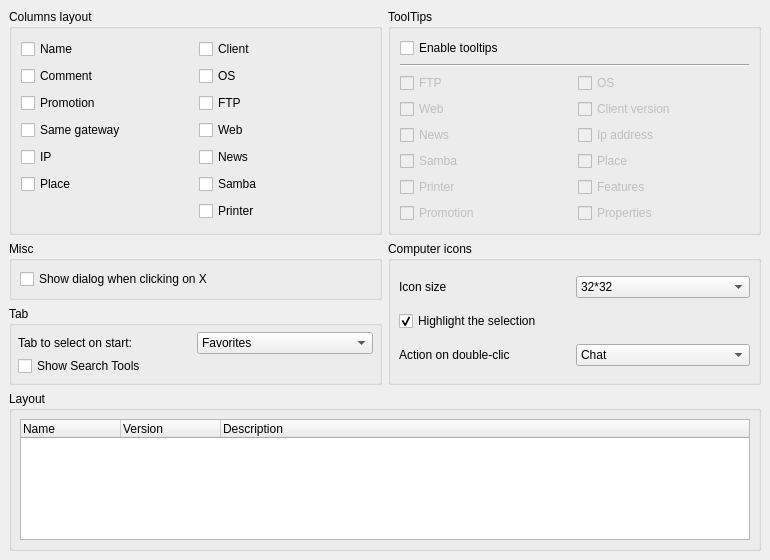
<ui version="4.0" >
 <author></author>
 <comment></comment>
 <exportmacro></exportmacro>
 <class>RzxMainuiPropUI</class>
 <widget class="QWidget" name="RzxMainuiPropUI" >
  <property name="geometry" >
   <rect>
    <x>0</x>
    <y>0</y>
    <width>770</width>
    <height>560</height>
   </rect>
  </property>
  <property name="windowTitle" >
   <string>Form</string>
  </property>
  <layout class="QGridLayout" >
   <property name="margin" >
    <number>9</number>
   </property>
   <property name="spacing" >
    <number>6</number>
   </property>
   <item row="0" column="1" >
    <widget class="QGroupBox" name="grpToolTips" >
     <property name="whatsThis" >
      <string>&lt;h3>ToolTips&lt;/h3>&lt;p>ToolTips are little windows that appears when you </string>
     </property>
     <property name="title" >
      <string>ToolTips</string>
     </property>
     <property name="flat" >
      <bool>false</bool>
     </property>
     <property name="checkable" >
      <bool>false</bool>
     </property>
     <layout class="QGridLayout" >
      <property name="margin" >
       <number>9</number>
      </property>
      <property name="spacing" >
       <number>6</number>
      </property>
      <item row="6" column="0" >
       <widget class="QCheckBox" name="cbTooltipPrinter" >
        <property name="enabled" >
         <bool>false</bool>
        </property>
        <property name="text" >
         <string>Printer</string>
        </property>
       </widget>
      </item>
      <item row="5" column="0" >
       <widget class="QCheckBox" name="cbTooltipSamba" >
        <property name="enabled" >
         <bool>false</bool>
        </property>
        <property name="text" >
         <string>Samba</string>
        </property>
       </widget>
      </item>
      <item row="7" column="0" >
       <widget class="QCheckBox" name="cbTooltipPromo" >
        <property name="enabled" >
         <bool>false</bool>
        </property>
        <property name="text" >
         <string>Promotion</string>
        </property>
       </widget>
      </item>
      <item row="7" column="1" >
       <widget class="QCheckBox" name="cbTooltipProperties" >
        <property name="enabled" >
         <bool>false</bool>
        </property>
        <property name="text" >
         <string>Properties</string>
        </property>
       </widget>
      </item>
      <item row="4" column="1" >
       <widget class="QCheckBox" name="cbTooltipIP" >
        <property name="enabled" >
         <bool>false</bool>
        </property>
        <property name="text" >
         <string>Ip address</string>
        </property>
       </widget>
      </item>
      <item row="4" column="0" >
       <widget class="QCheckBox" name="cbTooltipNews" >
        <property name="enabled" >
         <bool>false</bool>
        </property>
        <property name="text" >
         <string>News</string>
        </property>
       </widget>
      </item>
      <item row="3" column="1" >
       <widget class="QCheckBox" name="cbTooltipVersion" >
        <property name="enabled" >
         <bool>false</bool>
        </property>
        <property name="text" >
         <string>Client version</string>
        </property>
       </widget>
      </item>
      <item row="3" column="0" >
       <widget class="QCheckBox" name="cbTooltipHttp" >
        <property name="enabled" >
         <bool>false</bool>
        </property>
        <property name="text" >
         <string>Web</string>
        </property>
       </widget>
      </item>
      <item row="2" column="1" >
       <widget class="QCheckBox" name="cbTooltipOS" >
        <property name="enabled" >
         <bool>false</bool>
        </property>
        <property name="text" >
         <string>OS</string>
        </property>
       </widget>
      </item>
      <item row="2" column="0" >
       <widget class="QCheckBox" name="cbTooltipFtp" >
        <property name="enabled" >
         <bool>false</bool>
        </property>
        <property name="text" >
         <string>FTP</string>
        </property>
       </widget>
      </item>
      <item row="1" column="0" colspan="2" >
       <widget class="Line" name="line2" >
        <property name="frameShape" >
         <enum>QFrame::HLine</enum>
        </property>
        <property name="frameShadow" >
         <enum>QFrame::Sunken</enum>
        </property>
        <property name="orientation" >
         <enum>Qt::Horizontal</enum>
        </property>
       </widget>
      </item>
      <item row="5" column="1" >
       <widget class="QCheckBox" name="cbTooltipResal" >
        <property name="enabled" >
         <bool>false</bool>
        </property>
        <property name="text" >
         <string>Place</string>
        </property>
       </widget>
      </item>
      <item row="6" column="1" >
       <widget class="QCheckBox" name="cbTooltipFeatures" >
        <property name="enabled" >
         <bool>false</bool>
        </property>
        <property name="text" >
         <string>Features</string>
        </property>
       </widget>
      </item>
      <item row="0" column="0" colspan="2" >
       <widget class="QCheckBox" name="cbTooltips" >
        <property name="text" >
         <string>Enable tooltips</string>
        </property>
       </widget>
      </item>
     </layout>
    </widget>
   </item>
   <item row="0" column="0" >
    <widget class="QGroupBox" name="groupColumn" >
     <property name="whatsThis" >
      <string>&lt;h3>Columns layout&lt;/h3>&lt;p>Choose the columns you want to see...&lt;/p></string>
     </property>
     <property name="title" >
      <string>Columns layout</string>
     </property>
     <layout class="QGridLayout" >
      <property name="margin" >
       <number>9</number>
      </property>
      <property name="spacing" >
       <number>6</number>
      </property>
      <item row="6" column="1" >
       <widget class="QCheckBox" name="cbcPrinter" >
        <property name="text" >
         <string>Printer</string>
        </property>
       </widget>
      </item>
      <item row="5" column="1" >
       <widget class="QCheckBox" name="cbcSamba" >
        <property name="text" >
         <string>Samba</string>
        </property>
       </widget>
      </item>
      <item row="4" column="1" >
       <widget class="QCheckBox" name="cbcNews" >
        <property name="text" >
         <string>News</string>
        </property>
       </widget>
      </item>
      <item row="5" column="0" >
       <widget class="QCheckBox" name="cbcResal" >
        <property name="text" >
         <string>Place</string>
        </property>
       </widget>
      </item>
      <item row="4" column="0" >
       <widget class="QCheckBox" name="cbcIP" >
        <property name="text" >
         <string>IP</string>
        </property>
       </widget>
      </item>
      <item row="3" column="0" >
       <widget class="QCheckBox" name="cbcGateway" >
        <property name="text" >
         <string>Same gateway</string>
        </property>
       </widget>
      </item>
      <item row="2" column="0" >
       <widget class="QCheckBox" name="cbcPromo" >
        <property name="text" >
         <string>Promotion</string>
        </property>
       </widget>
      </item>
      <item row="1" column="0" >
       <widget class="QCheckBox" name="cbcRemarque" >
        <property name="text" >
         <string>Comment</string>
        </property>
       </widget>
      </item>
      <item row="3" column="1" >
       <widget class="QCheckBox" name="cbcHTTP" >
        <property name="text" >
         <string>Web</string>
        </property>
       </widget>
      </item>
      <item row="0" column="1" >
       <widget class="QCheckBox" name="cbcClient" >
        <property name="text" >
         <string>Client</string>
        </property>
       </widget>
      </item>
      <item row="1" column="1" >
       <widget class="QCheckBox" name="cbcOS" >
        <property name="text" >
         <string>OS</string>
        </property>
       </widget>
      </item>
      <item row="2" column="1" >
       <widget class="QCheckBox" name="cbcFTP" >
        <property name="text" >
         <string>FTP</string>
        </property>
       </widget>
      </item>
      <item row="0" column="0" >
       <widget class="QCheckBox" name="cbcNom" >
        <property name="text" >
         <string>Name</string>
        </property>
       </widget>
      </item>
     </layout>
    </widget>
   </item>
   <item row="1" column="0" >
    <widget class="QGroupBox" name="groupMisc" >
     <property name="title" >
      <string>Misc</string>
     </property>
     <layout class="QGridLayout" >
      <property name="margin" >
       <number>8</number>
      </property>
      <property name="spacing" >
       <number>6</number>
      </property>
      <item row="0" column="0" >
       <widget class="QCheckBox" name="cbQuit" >
        <property name="whatsThis" >
         <string>&lt;h3>Quitting dialog&lt;/h3>&lt;p>Enable/disable the dialog box which is displayed when you close the qRezix's main window&lt;/p></string>
        </property>
        <property name="text" >
         <string>Show dialog when clicking on X</string>
        </property>
       </widget>
      </item>
     </layout>
    </widget>
   </item>
   <item rowspan="2" row="1" column="1" >
    <widget class="QGroupBox" name="groupIcons" >
     <property name="title" >
      <string>Computer icons</string>
     </property>
     <layout class="QGridLayout" >
      <property name="margin" >
       <number>8</number>
      </property>
      <property name="spacing" >
       <number>6</number>
      </property>
      <item row="0" column="0" >
       <layout class="QHBoxLayout" >
        <property name="margin" >
         <number>0</number>
        </property>
        <property name="spacing" >
         <number>2</number>
        </property>
        <item>
         <widget class="QLabel" name="lblIconSize" >
          <property name="text" >
           <string>Icon size</string>
          </property>
          <property name="buddy" >
           <cstring>cmbIconSize</cstring>
          </property>
         </widget>
        </item>
        <item>
         <widget class="QComboBox" name="cmbIconSize" >
          <property name="whatsThis" >
           <string>&lt;h3>Icon size&lt;/h3>&lt;p>Do you prefer big icons (64x64) or small icons (32x32) for the pictures of the users&lt;/p></string>
          </property>
          <item>
           <property name="text" >
            <string>32*32</string>
           </property>
          </item>
          <item>
           <property name="text" >
            <string>64*64</string>
           </property>
          </item>
         </widget>
        </item>
       </layout>
      </item>
      <item row="1" column="0" >
       <widget class="QCheckBox" name="cbHighlight" >
        <property name="whatsThis" >
         <string>&lt;h3>Highlight&lt;/h3>&lt;p>If you choose to display small icons and check this box then the selected item will be displayed with a big icon.&lt;/p></string>
        </property>
        <property name="text" >
         <string>Highlight the selection</string>
        </property>
        <property name="checked" >
         <bool>true</bool>
        </property>
       </widget>
      </item>
      <item row="2" column="0" >
       <layout class="QHBoxLayout" >
        <property name="margin" >
         <number>0</number>
        </property>
        <property name="spacing" >
         <number>2</number>
        </property>
        <item>
         <widget class="QLabel" name="lblDblClic" >
          <property name="text" >
           <string>Action on double-clic</string>
          </property>
          <property name="buddy" >
           <cstring>cmdDoubleClic</cstring>
          </property>
         </widget>
        </item>
        <item>
         <widget class="QComboBox" name="cmdDoubleClic" >
          <property name="whatsThis" >
           <string>&lt;h3>Double clic&lt;/h3>&lt;p>Define the action to execute when you double click on an item&lt;/p></string>
          </property>
          <item>
           <property name="text" >
            <string>Chat</string>
           </property>
          </item>
          <item>
           <property name="text" >
            <string>Open FTP</string>
           </property>
          </item>
         </widget>
        </item>
       </layout>
      </item>
     </layout>
    </widget>
   </item>
   <item row="2" column="0" >
    <widget class="QGroupBox" name="groupTabs" >
     <property name="title" >
      <string>Tab</string>
     </property>
     <layout class="QGridLayout" >
      <property name="margin" >
       <number>6</number>
      </property>
      <property name="spacing" >
       <number>2</number>
      </property>
      <item row="1" column="0" >
       <widget class="QCheckBox" name="cbSearch" >
        <property name="whatsThis" >
         <string>&lt;h3>Search&lt;/h3>&lt;p>Do you want to see the search tool ?&lt;/p></string>
        </property>
        <property name="text" >
         <string>Show Search Tools</string>
        </property>
       </widget>
      </item>
      <item row="0" column="0" >
       <layout class="QHBoxLayout" >
        <property name="margin" >
         <number>0</number>
        </property>
        <property name="spacing" >
         <number>2</number>
        </property>
        <item>
         <widget class="QLabel" name="lblDefaultTab" >
          <property name="text" >
           <string>Tab to select on start:</string>
          </property>
          <property name="buddy" >
           <cstring>cmbDefaultTab</cstring>
          </property>
         </widget>
        </item>
        <item>
         <widget class="QComboBox" name="cmbDefaultTab" >
          <property name="whatsThis" >
           <string>&lt;h3>Tab&lt;/h3>&lt;p>When you launch qRezix, you can choose to see the Favorites tab or the Everybody tab. qRezix is faster when you choose de Favorites tab&lt;/p></string>
          </property>
          <property name="currentIndex" >
           <number>0</number>
          </property>
          <item>
           <property name="text" >
            <string>Favorites</string>
           </property>
          </item>
          <item>
           <property name="text" >
            <string>Everybody</string>
           </property>
          </item>
         </widget>
        </item>
       </layout>
      </item>
     </layout>
    </widget>
   </item>
   <item row="3" column="0" colspan="2" >
    <widget class="QGroupBox" name="groupRezal" >
     <property name="title" >
      <string>Layout</string>
     </property>
     <layout class="QGridLayout" >
      <property name="margin" >
       <number>8</number>
      </property>
      <property name="spacing" >
       <number>6</number>
      </property>
      <item row="0" column="0" >
       <widget class="QTreeWidget" name="rezalList" >
        <property name="rootIsDecorated" >
         <bool>false</bool>
        </property>
        <property name="uniformRowHeights" >
         <bool>true</bool>
        </property>
        <property name="itemsExpandable" >
         <bool>false</bool>
        </property>
        <property name="columnCount" >
         <number>3</number>
        </property>
        <column>
         <property name="text" >
          <string>Name</string>
         </property>
        </column>
        <column>
         <property name="text" >
          <string>Version</string>
         </property>
        </column>
        <column>
         <property name="text" >
          <string>Description</string>
         </property>
        </column>
       </widget>
      </item>
     </layout>
    </widget>
   </item>
  </layout>
 </widget>
 <pixmapfunction></pixmapfunction>
 <resources/>
 <connections>
  <connection>
   <sender>cbTooltips</sender>
   <signal>toggled(bool)</signal>
   <receiver>cbTooltipFtp</receiver>
   <slot>setEnabled(bool)</slot>
   <hints>
    <hint type="sourcelabel" >
     <x>486</x>
     <y>59</y>
    </hint>
    <hint type="destinationlabel" >
     <x>452</x>
     <y>93</y>
    </hint>
   </hints>
  </connection>
  <connection>
   <sender>cbTooltips</sender>
   <signal>toggled(bool)</signal>
   <receiver>cbTooltipHttp</receiver>
   <slot>setEnabled(bool)</slot>
   <hints>
    <hint type="sourcelabel" >
     <x>531</x>
     <y>59</y>
    </hint>
    <hint type="destinationlabel" >
     <x>436</x>
     <y>119</y>
    </hint>
   </hints>
  </connection>
  <connection>
   <sender>cbTooltips</sender>
   <signal>toggled(bool)</signal>
   <receiver>cbTooltipNews</receiver>
   <slot>setEnabled(bool)</slot>
   <hints>
    <hint type="sourcelabel" >
     <x>500</x>
     <y>59</y>
    </hint>
    <hint type="destinationlabel" >
     <x>467</x>
     <y>145</y>
    </hint>
   </hints>
  </connection>
  <connection>
   <sender>cbTooltips</sender>
   <signal>toggled(bool)</signal>
   <receiver>cbTooltipSamba</receiver>
   <slot>setEnabled(bool)</slot>
   <hints>
    <hint type="sourcelabel" >
     <x>568</x>
     <y>59</y>
    </hint>
    <hint type="destinationlabel" >
     <x>423</x>
     <y>171</y>
    </hint>
   </hints>
  </connection>
  <connection>
   <sender>cbTooltips</sender>
   <signal>toggled(bool)</signal>
   <receiver>cbTooltipPromo</receiver>
   <slot>setEnabled(bool)</slot>
   <hints>
    <hint type="sourcelabel" >
     <x>494</x>
     <y>59</y>
    </hint>
    <hint type="destinationlabel" >
     <x>439</x>
     <y>223</y>
    </hint>
   </hints>
  </connection>
  <connection>
   <sender>cbTooltips</sender>
   <signal>toggled(bool)</signal>
   <receiver>cbTooltipProperties</receiver>
   <slot>setEnabled(bool)</slot>
   <hints>
    <hint type="sourcelabel" >
     <x>490</x>
     <y>59</y>
    </hint>
    <hint type="destinationlabel" >
     <x>664</x>
     <y>223</y>
    </hint>
   </hints>
  </connection>
  <connection>
   <sender>cbTooltips</sender>
   <signal>toggled(bool)</signal>
   <receiver>cbTooltipOS</receiver>
   <slot>setEnabled(bool)</slot>
   <hints>
    <hint type="sourcelabel" >
     <x>600</x>
     <y>59</y>
    </hint>
    <hint type="destinationlabel" >
     <x>749</x>
     <y>93</y>
    </hint>
   </hints>
  </connection>
  <connection>
   <sender>cbTooltips</sender>
   <signal>toggled(bool)</signal>
   <receiver>cbTooltipVersion</receiver>
   <slot>setEnabled(bool)</slot>
   <hints>
    <hint type="sourcelabel" >
     <x>606</x>
     <y>59</y>
    </hint>
    <hint type="destinationlabel" >
     <x>749</x>
     <y>119</y>
    </hint>
   </hints>
  </connection>
  <connection>
   <sender>cbTooltips</sender>
   <signal>toggled(bool)</signal>
   <receiver>cbTooltipIP</receiver>
   <slot>setEnabled(bool)</slot>
   <hints>
    <hint type="sourcelabel" >
     <x>621</x>
     <y>59</y>
    </hint>
    <hint type="destinationlabel" >
     <x>749</x>
     <y>145</y>
    </hint>
   </hints>
  </connection>
  <connection>
   <sender>cbTooltips</sender>
   <signal>toggled(bool)</signal>
   <receiver>cbTooltipResal</receiver>
   <slot>setEnabled(bool)</slot>
   <hints>
    <hint type="sourcelabel" >
     <x>500</x>
     <y>59</y>
    </hint>
    <hint type="destinationlabel" >
     <x>728</x>
     <y>171</y>
    </hint>
   </hints>
  </connection>
  <connection>
   <sender>cbTooltips</sender>
   <signal>toggled(bool)</signal>
   <receiver>cbTooltipFeatures</receiver>
   <slot>setEnabled(bool)</slot>
   <hints>
    <hint type="sourcelabel" >
     <x>426</x>
     <y>59</y>
    </hint>
    <hint type="destinationlabel" >
     <x>739</x>
     <y>197</y>
    </hint>
   </hints>
  </connection>
  <connection>
   <sender>cbTooltips</sender>
   <signal>toggled(bool)</signal>
   <receiver>cbTooltipPrinter</receiver>
   <slot>setEnabled(bool)</slot>
   <hints>
    <hint type="sourcelabel" >
     <x>578</x>
     <y>53</y>
    </hint>
    <hint type="destinationlabel" >
     <x>523</x>
     <y>182</y>
    </hint>
   </hints>
  </connection>
 </connections>
</ui>
